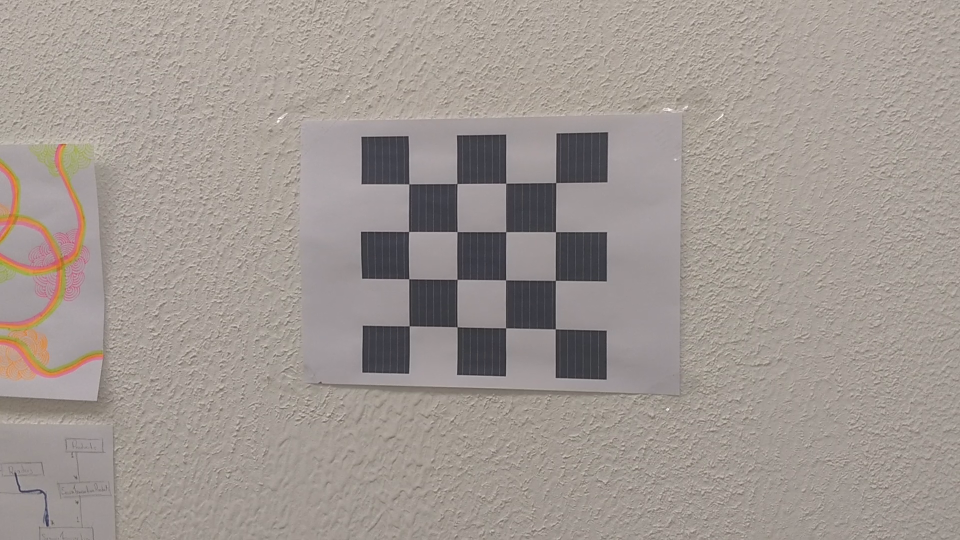
#> input picture calibration/calib_deitado.png, 1920 x 1080 px (shown at 1/2 size); the run also reads 1 picture not shown here
$ python calibrate.py
#> lines starting #> are read from the running program, lines starting #| are printed output that depends on the picture; long printed decimals are rounded
import numpy as np
import cv2

def calibrate(fname):
#> called with fname = './calib_deitado.png'
  objpoints = [] # 3D points in real world space
  imgpoints = [] # 2D points in image plane

  # prepare object points
  nx = 4 #number of inside corners in x
  ny = 4 #number of inside corners in y

  objp = np.zeros((nx*ny,3), np.float32)
  objp[:,:2] =  np.mgrid[0:nx,0:ny].T.reshape(-1,2) # x,y coordinates

  # Make a list of calibration images

  img = cv2.imread(fname)
#> img is the input picture: shape (1080, 1920, 3); mean B, G, R 145.9, 151.3, 160.1
  # Convert to grayscale
  res = cv2.resize(img,None,fx=0.2,fy=0.2)
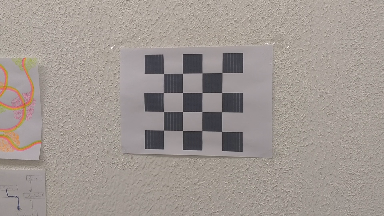
#> res: shape (216, 384, 3); mean B, G, R 145.8, 151.2, 160

  gray = cv2.cvtColor(res, cv2.COLOR_BGR2GRAY)
  # Find the chessboard corners
  ret, corners = cv2.findChessboardCorners(gray, (nx, ny), None)
#> ret = True; corners = 16 rows, first 8: [163.5, 73.53], [182.5, 73.4], [202.1, 72.71], [221.8, 72.46], [163.5, 92.5], [182.5, 92.53], [202, 92.58], [221.6, 92.55]

  # If found, draw corners
  if ret == True:
    imgpoints.append(corners)
    objpoints.append(objp)

    ret, mtx, dist, rvecs, tvecs = cv2.calibrateCamera(objpoints, imgpoints, gray.shape[::-1],None,None)
#> ret = 0.142; mtx = [[95.02, 0, 205.6], [0, 93.13, 107], [0, 0, 1]]; dist = [[0.541, -2.7, 0.00564, 0.00435, 4.34]]; rvecs = ([0.0188, 0.0593, 0.00459],); tvecs = ([-2.19, -1.77, 5.06],)

    #print(ret, mtx, dist,rvecs,tvecs)

    # Draw and display the corners
    #cv2.drawChessboardCorners(res, (nx, ny), corners, ret)
    #cv2.imshow("chessboard", res)

    ret, mtx, dist, rvecs, tvecs = cv2.calibrateCamera(objpoints, imgpoints, gray.shape[::-1],None,None)
    print(mtx.tolist()) #camera calibration
#| [[95.018, 0.0, 205.640], [0.0, 93.130, 106.994], [0.0, 0.0, 1.0]]

calibrate('./calib_deitado.png')
calibrate('./calib_deitado_2.png')
#> call 2 of calibrate, with fname = './calib_deitado_2.png'
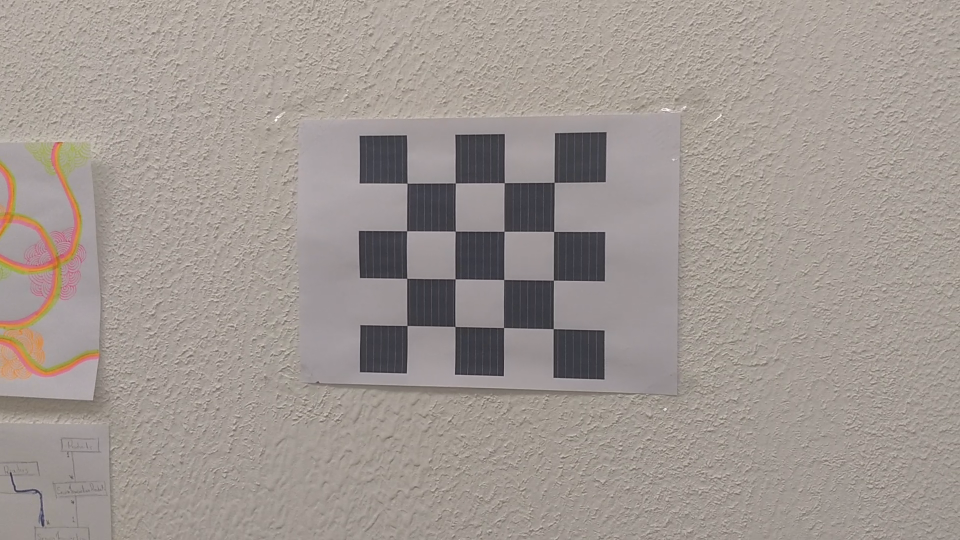
#> input picture calibration/calib_deitado_2.png, 1920 x 1080 px (shown at 1/2 size)
#> in calibrate, img is the input picture: shape (1080, 1920, 3); mean B, G, R 145.6, 150.9, 159.8
#> in calibrate (call 2), `res = cv2.resize(img,None,fx=0.2,fy=0.2)`:
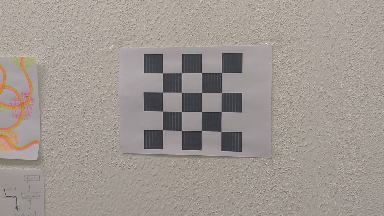
#> res: shape (216, 384, 3); mean B, G, R 145.6, 150.9, 159.8
#> in calibrate (call 2), `ret, corners = cv2.findChessboardCorners(gray, (nx, ny), None)`: ret = True; corners = 16 rows, first 8: [162.5, 72.83], [181.5, 72.71], [201.5, 72.55], [221.5, 72.48], [162.5, 92.18], [181.4, 92.43], [201.6, 92.46], [221.5, 92.57]
#> in calibrate (call 2), `ret, mtx, dist, rvecs, tvecs = cv2.calibrateCamera(objpoints, imgpoint..`: ret = 0.257; mtx = [[335.3, 0, 191.8], [0, 316.9, 112.4], [0, 0, 1]]; dist = [[-7.44, 600, -0.0184, -0.0257, -13803.7]]; rvecs = ([0.0367, 0.248, 0.0104],); tvecs = ([-1.46, -2.07, 16.44],)
#| [[335.268, 0.0, 191.802], [0.0, 316.852, 112.443], [0.0, 0.0, 1.0]]
calibrate('./calib_deitado_3.png')
#> call 3 of calibrate, with fname = './calib_deitado_3.png'
#> in calibrate (call 3), `res = cv2.resize(img,None,fx=0.2,fy=0.2)`:
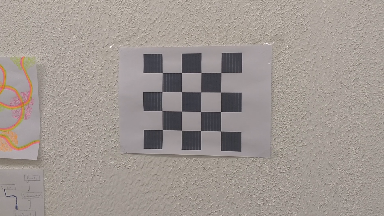
#> res: shape (216, 384, 3); mean B, G, R 145.8, 151, 159.9
#> in calibrate (call 3), `ret, corners = cv2.findChessboardCorners(gray, (nx, ny), None)`: ret = True; corners = 16 rows, first 8: [162.5, 72.52], [181.5, 72.45], [200.9, 72.48], [220.7, 72.53], [162.1, 91.38], [181.5, 91.57], [200.6, 91.8], [220.5, 92.13]
#> in calibrate (call 3), `ret, mtx, dist, rvecs, tvecs = cv2.calibrateCamera(objpoints, imgpoint..`: ret = 0.201; mtx = [[1297.2, 0, 197.8], [0, 1255.5, 101.8], [0, 0, 1]]; dist = [[17.14, -15973, -0.0386, 0.0726, -60.97]]; rvecs = ([0.047, 0.229, 0.00852],); tvecs = ([-1.79, -1.53, 65.3],)
#| [[1297.236, 0.0, 197.777], [0.0, 1255.526, 101.755], [0.0, 0.0, 1.0]]
calibrate('./calib_deitado_4.png')
#> call 4 of calibrate, with fname = './calib_deitado_4.png'
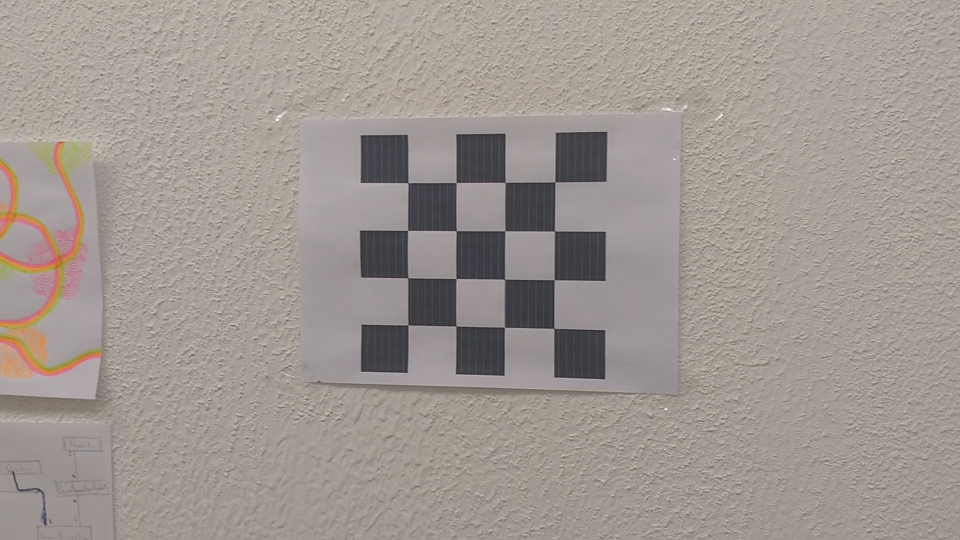
#> input picture calibration/calib_deitado_4.png, 1920 x 1080 px (shown at 1/2 size)
#> in calibrate, img is the input picture: shape (1080, 1920, 3); mean B, G, R 145.7, 151.1, 159.9
#> in calibrate (call 4), `res = cv2.resize(img,None,fx=0.2,fy=0.2)`:
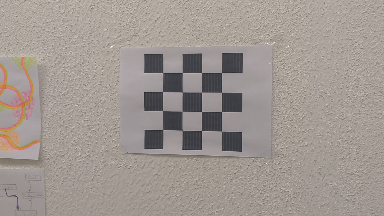
#> res: shape (216, 384, 3); mean B, G, R 145.8, 151.1, 159.9
#> in calibrate (call 4), `ret, corners = cv2.findChessboardCorners(gray, (nx, ny), None)`: ret = True; corners = 16 rows, first 8: [162.7, 72.5], [182.4, 72.47], [201.5, 72.53], [221.5, 72.5], [162.5, 91.5], [182.4, 92.04], [201.5, 92.07], [221.5, 92.36]
#> in calibrate (call 4), `ret, mtx, dist, rvecs, tvecs = cv2.calibrateCamera(objpoints, imgpoint..`: ret = 0.277; mtx = [[1118.1, 0, 198.6], [0, 1018, 102.9], [0, 0, 1]]; dist = [[28.41, -12633.4, -0.0456, -0.0313, -52.14]]; rvecs = ([0.0385, 0.389, 0.00797],); tvecs = ([-1.7, -1.59, 53.96],)
#| [[1118.086, 0.0, 198.621], [0.0, 1018.033, 102.908], [0.0, 0.0, 1.0]]
